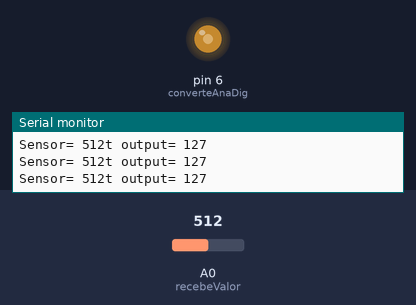
A sketch run on a simulated Arduino Uno, built with avr-gcc and run on an emulated ATmega328P. Shown: output pins drawn as LEDs (lit = HIGH), the last lines printed to the serial monitor. The inputs (shaded band) are chosen by the test bench; at power-on: A0 (recebeValor) = 512.

Above: at 1.2 s.
1.3 s: A0 (recebeValor) set to 419
At 1.8 s:
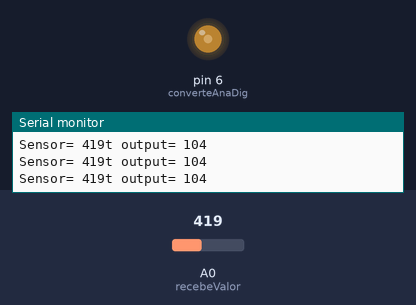
4.3 s: A0 (recebeValor) set to 387
At 5.4 s:
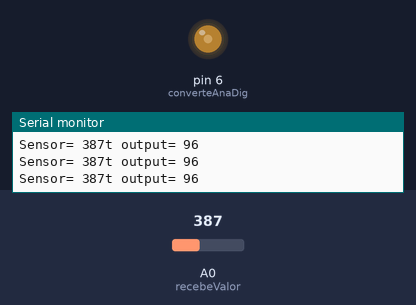
7.3 s: A0 (recebeValor) set to 716
At 8.5 s:
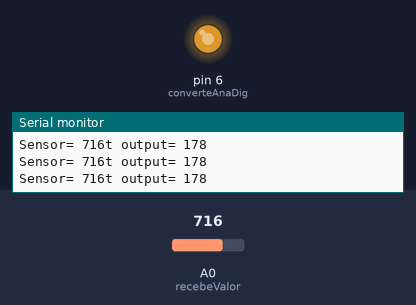
8.8 s: A0 (recebeValor) set to 122
At 10.0 s:
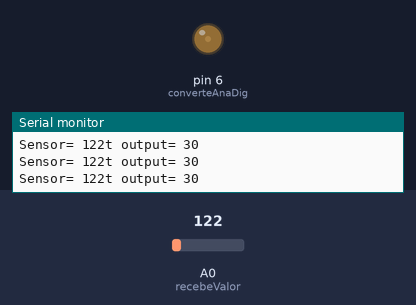
10.3 s: A0 (recebeValor) set to 108
At 10.6 s:
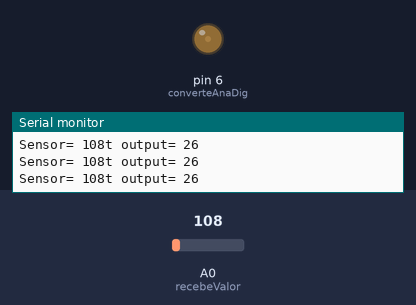
11.8 s: A0 (recebeValor) set to 88
At 13.2 s:
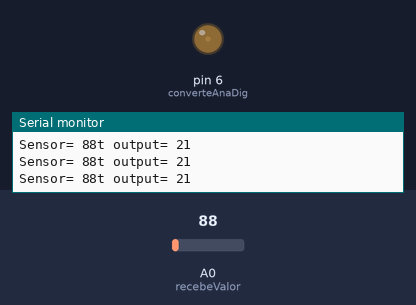
Timing chart, 0 to 14.8 s (numbered marks = the images above; inputs shaded):
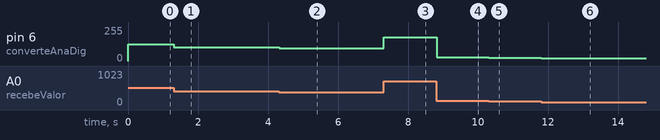

Measured:
- after the input at 1.3 s, pin 6 (converteAnaDig): 127/255 → 104/255 at once
- after the input at 4.3 s, pin 6 (converteAnaDig): 104/255 → 96/255 at once
- after the input at 7.3 s, pin 6 (converteAnaDig): 96/255 → 178/255 at once
- after the input at 8.8 s, pin 6 (converteAnaDig): 178/255 → 30/255 at once
- after the input at 10.3 s, pin 6 (converteAnaDig): 30/255 → 26/255 at once
- after the input at 11.8 s, pin 6 (converteAnaDig): 26/255 → 21/255 at once

The sketch:

Lab06.ino
```cpp
const int recebeValor = A0;
const int converteAnaDig = 6;

int valorSensor = 0;
int valorConvertido = 0;

void setup (){
	Serial.begin(9600);
}

void loop (){
	valorSensor = analogRead(recebeValor);
  valorConvertido = map(valorSensor, 0, 1023, 0, 255);
  analogWrite(converteAnaDig, valorConvertido);

  Serial.print("Sensor= ");
  Serial.print(valorSensor);
  Serial.print("t\ output= ");
  Serial.println(valorConvertido);

  delay(2);
}
```
